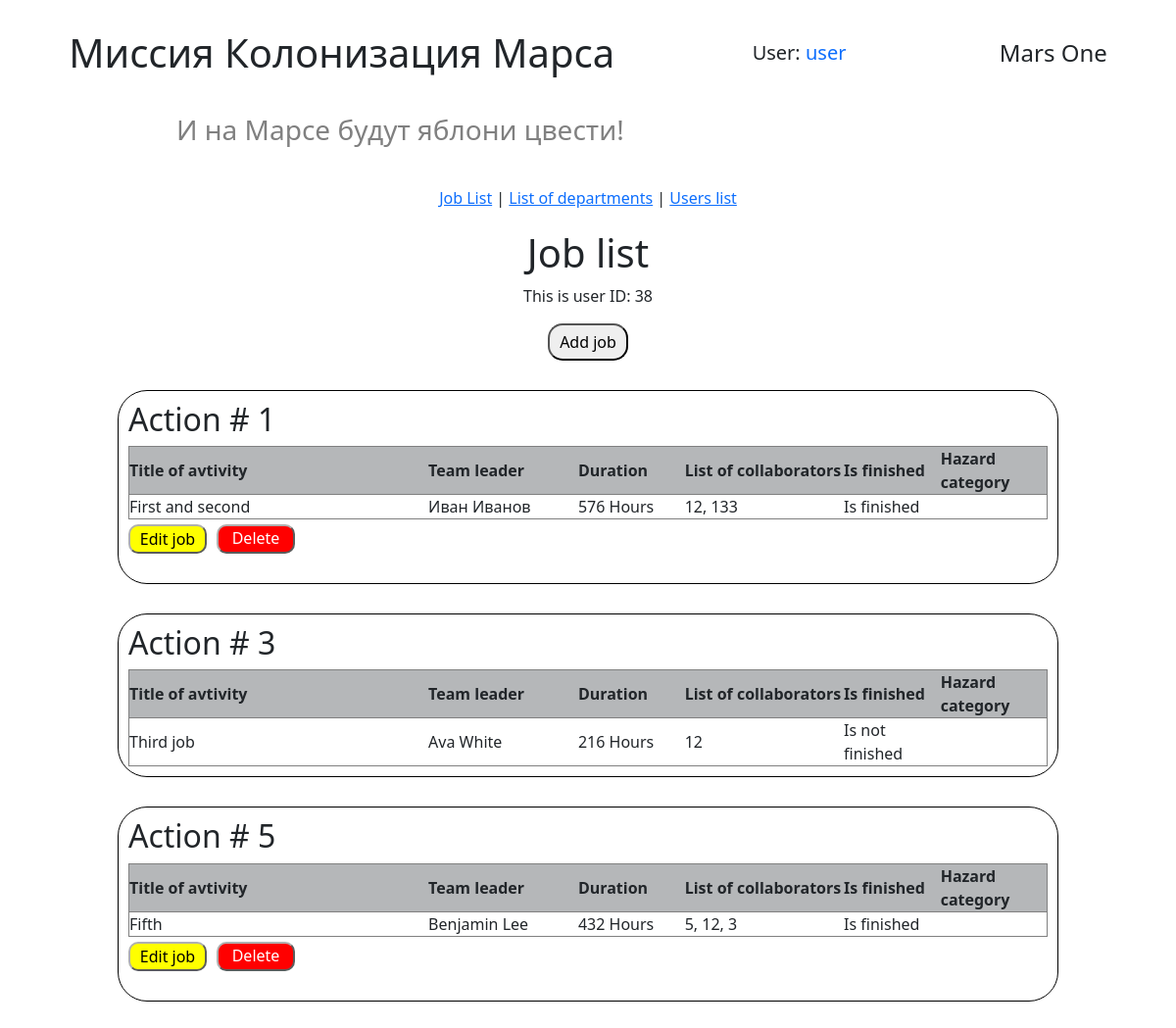
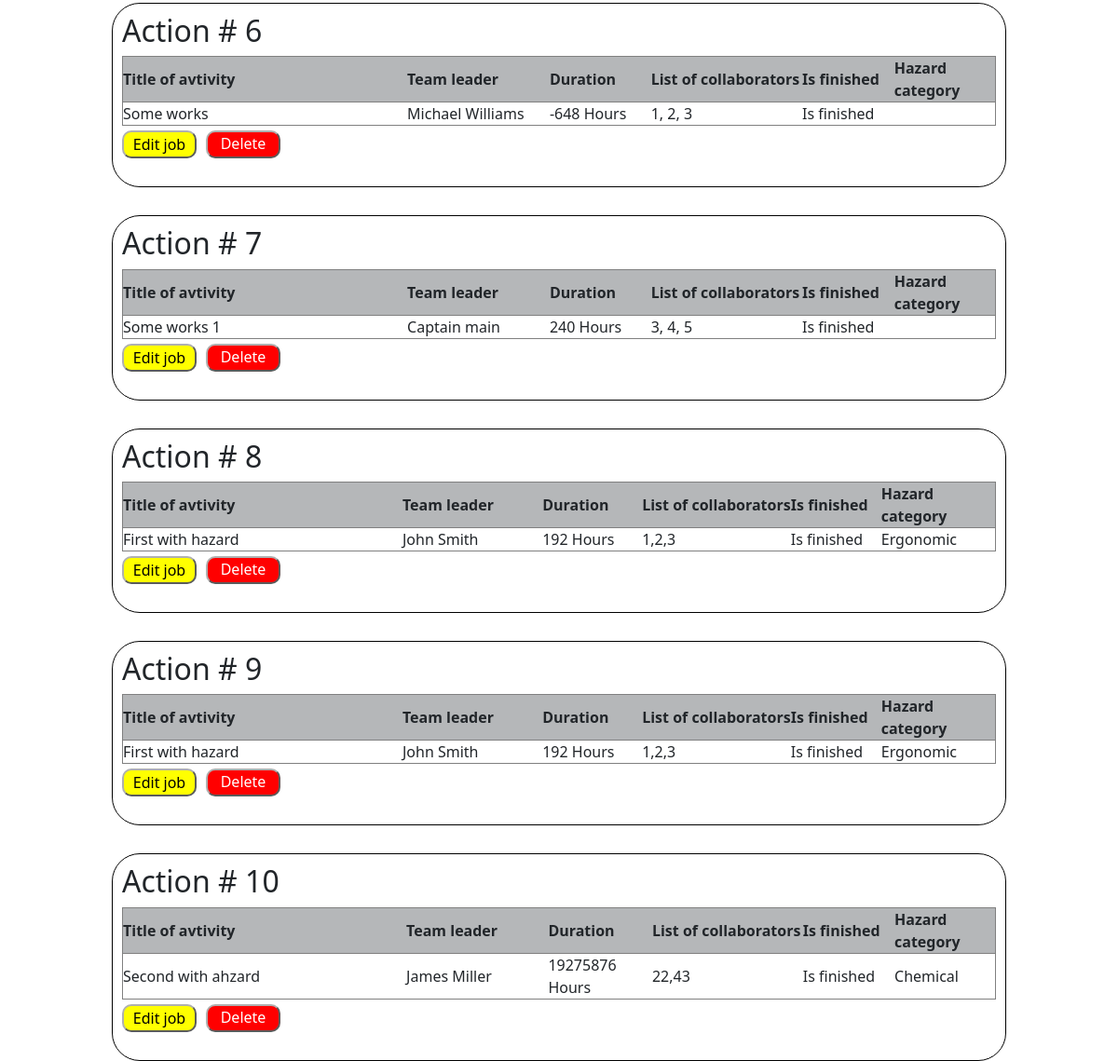
Screenshot of /jobs_list (signed in) with the database file from the repository (2 pictures, top to bottom).
### data/users.py (models this page shows, shortened)
class User(SqlAlchemyBase, UserMixin):
    __tablename__ = 'users'
    id = sqlalchemy.Column(sqlalchemy.Integer, primary_key=True, autoincrement=True)
    surname = sqlalchemy.Column(sqlalchemy.String, nullable=True)
    name = sqlalchemy.Column(sqlalchemy.String, nullable=True)
    age = sqlalchemy.Column(sqlalchemy.Integer, nullable=True)
    position = sqlalchemy.Column(sqlalchemy.String, nullable=True)
    speciality = sqlalchemy.Column(sqlalchemy.String, nullable=True)
    address = sqlalchemy.Column(sqlalchemy.String, nullable=True)
    email = sqlalchemy.Column(sqlalchemy.String, index=True, unique=True, nullable=True)
    hashed_password = sqlalchemy.Column(sqlalchemy.String, nullable=True)
    modified_date = sqlalchemy.Column(sqlalchemy.DateTime, default=datetime.datetime.now)
    news = orm.relationship("News", back_populates='user')

### data/jobs.py (models this page shows)
class Jobs(SqlAlchemyBase):
    __tablename__ = 'jobs'
    id = sqlalchemy.Column(sqlalchemy.Integer, primary_key=True,
                           autoincrement=True)
    author = sqlalchemy.Column(sqlalchemy.Integer,
                               ForeignKey('users.id'), nullable=False)
    team_leader = sqlalchemy.Column(sqlalchemy.Integer,
                                    ForeignKey('users.id'), nullable=False)
    job_title = sqlalchemy.Column(sqlalchemy.String, nullable=True)
    work_size = sqlalchemy.Column(sqlalchemy.Integer, nullable=False)
    collaborators = sqlalchemy.Column(sqlalchemy.String, nullable=True)
    start_date = sqlalchemy.Column(sqlalchemy.DateTime,
                                   default=datetime.datetime.now)
    end_date = sqlalchemy.Column(sqlalchemy.DateTime,
                                 default=datetime.datetime.now)
    is_finished = sqlalchemy.Column(sqlalchemy.Boolean, default=False)
    hazard_category = sqlalchemy.Column(sqlalchemy.Integer,
                                        ForeignKey('hazard_category.id'),
                                        nullable=None)
    team_leader_user = relationship("User", backref='team_leader_jobs',
                                    foreign_keys=[team_leader])
    author_user = relationship("User", backref='author_jobs',
                               foreign_keys=[author])
    hazard_category_rel = relationship("HazardCategory", back_populates="jobs")

### data/hazard_category.py (models this page shows)
class HazardCategory(SqlAlchemyBase):
    __tablename__ = 'hazard_category'
    id = sqlalchemy.Column(sqlalchemy.Integer, primary_key=True,
                           autoincrement=True)
    hazard_category_title = sqlalchemy.Column(sqlalchemy.String)
    jobs = relationship("Jobs", back_populates='hazard_category_rel')

### handlers/work_with_jobs.py (the view)
@work_with_jobs_bp.route('/jobs_list')
@login_required
def get_jobs_list():
    db_ss = db_session.create_session()
    jobs = db_ss.query(Jobs).all()
    current_user_id = current_user.id
    message = get_flashed_messages()
    print(message)
    return render_template('jobs.html', jobs=jobs,
                           current_user_id=current_user_id,
                           message=message)

### data/db_session.py (called while the page is built)
def create_session() -> Session:
    global __factory
    return __factory()

### main.py (called while the page is built)
@login_manager.user_loader
def load_user(user_id):
    db_sess = db_session.create_session()
    return db_sess.query(User).get(user_id)

### templates/jobs.html (shortened to what this page needs)
{% extends "base.html" %}
{% block styles %}
    <link rel="stylesheet" href="{{ url_for('static', filename='css/job_list.css')}}">
{% endblock %}
{% block content %}
<h1>Job list</h1>
<p>This is user ID: {{ current_user_id }}</p>
<button onclick="window.location.href='/create_job'" class="add_btn">Add job </button>
{% for job  in jobs %}
    <div class="action">
        <h2>Action # {{ job.id }} </h2>
        <table>
            <tr>
                <th width="200">Title of avtivity</th>
                <th width="100">Team leader</th>
                <th width="50">Duration</th>
                <th width="50">List of collaborators</th>
                <th width="50">Is finished</th>
                <th width="50">Hazard category</th>
            </tr>
            <tr>
                <td>{{ job.job_title }}</td>
                <td>{{ job.team_leader_user.name }} {{ job.team_leader_user.surname }}</td>
                <td>{{ job.work_size }} Hours</td>
                <td>{{ job.collaborators }}</td>
                {% if job.is_finished %}
                    <td>Is finished</td>
                {% else %}
                    <td>Is not finished</td>
                {% endif %}
                <td>{{ job.hazard_category_rel.hazard_category_title }}</td>
            </tr>
        </table>
        {% if job.author_user.id == current_user_id or current_user_id == 1 or job.team_leader == current_user_id %}
        <div class="buttons_block">
            <form action="{{ url_for('work_with_jobs.edit_job', job_id=job.id )}}" method="get">
                <button class="btn_for_edit" type="submit">Edit job</button>
            </form>
            <form action="{{ url_for('work_with_jobs.delete_job', job_id=job.id )}}" method="post">
                <button class="btn_for_delete" type="submit">Delete job</button>
            </form>
        </div>
        {% endif %}
    </div>
{% endfor %}
{% endblock %}

### templates/base.html (shortened to what this page needs)
<!DOCTYPE html>
<html lang="ru">
<head>
    <link rel="stylesheet"
    href="https://cdn.jsdelivr.net/npm/bootstrap@5.0.0-beta1/dist/css/bootstrap.min.css"
>
    <link rel="stylesheet" href="{{ url_for('static', filename='css/style.css')}}">
    {% block styles %}{% endblock %}
</head>
<body>
    <header>
        <h1>Миссия Колонизация Марса</h1>
        {% if current_user.is_authenticated %}
        <h5> User:
            <a class="navbar-brand" href="/logout">{{ current_user.name }}</a>
        </h5>
        {% else %}
            <div class="auth_buttons">
                <a class="btn btn-primary " href="/register">Зарегистрироваться</a>
                <a class="btn btn-success" href="/login">Войти</a>
            </div>
        {% endif %}
        <h4>Mars One</h4>
    </header>
    <h3 class="second_header_text">И на Марсе будут яблони цвести!</h3>
    <main>
        <nav>
            <a href="/jobs_list">Job List</a> |
            <a href="/list_of_departments">List of departments</a> |
            <a href="/user_list">Users list</a>
        </nav>
        {% block content %}{% endblock %}
    </main>
</body>
</html>

### static/css/style.css (style rules this page uses)
* { margin: 0px; padding: 0px; font-family: 'Segoe UI', Tahoma, Geneva, Verdana, sans-serif; }
header { display: flex; justify-content: space-around; align-items: center; margin-top: 30px; width: 100%; }
main { display: flex; flex-direction: column; align-items: center; height: 100vh; margin-top: 20px; }
nav { margin: 20px; }
.second_header_text { color: grey; margin-top: 30px; margin-left: 15vw; }
.add_btn { padding: 5px 10px; border-radius: 15px; }
.buttons_block { display: flex; justify-content: space-between; width: 230px; margin-top: 5px; }
.btn_for_edit, .btn_for_delete { border-radius: 10px; border-color: rgb(175, 176, 176); height: 30px; width: 80px; }
.btn_for_edit { background-color: yellow; }
.btn_for_delete { color: white; background-color: red; }

### static/css/job_list.css (style rules this page uses)
div.action { border: 1px solid rgb(0, 0, 0); padding: 10px; border-radius: 30px; margin-top: 30px; width: 80%; }
table { width: 100%; }
tr { border: 1px solid grey; }
th { background-color: rgb(181, 183, 185); }
.buttons_block { display: flex; justify-content: space-between; width: 170px; margin-top: 5px; }

### rows the page displays
User: name "user"
Jobs: id "1", job_title "First and second", team_leader_user.name "Иван", team_leader_user.surname "Иванов", work_size "576", collaborators "12, 133", is_finished "Is finished"
Jobs: id "3", job_title "Third job", team_leader_user.name "Ava", team_leader_user.surname "White", work_size "216", collaborators "12", is_finished "Is not finished"
Jobs: id "5", job_title "Fifth", team_leader_user.name "Benjamin", team_leader_user.surname "Lee", work_size "432", collaborators "5, 12, 3", is_finished "Is finished"
Jobs: id "6", job_title "Some works", team_leader_user.name "Michael", team_leader_user.surname "Williams", work_size "-648", collaborators "1, 2, 3", is_finished "Is finished"
Jobs: id "7", job_title "Some works 1", team_leader_user.name "Captain", team_leader_user.surname "main", work_size "240", collaborators "3, 4, 5", is_finished "Is finished"
Jobs: id "8", job_title "First with hazard", team_leader_user.name "John", team_leader_user.surname "Smith", work_size "192", collaborators "1,2,3", is_finished "Is finished", hazard_category_rel.hazard_category_title "Ergonomic"
Jobs: id "9", job_title "First with hazard", team_leader_user.name "John", team_leader_user.surname "Smith", work_size "192", collaborators "1,2,3", is_finished "Is finished", hazard_category_rel.hazard_category_title "Ergonomic"
Jobs: id "10", job_title "Second with ahzard", team_leader_user.name "James", team_leader_user.surname "Miller", work_size "19275876", collaborators "22,43", is_finished "Is finished", hazard_category_rel.hazard_category_title "Chemical"

### other values shown
{{ current_user_id }} "38"
